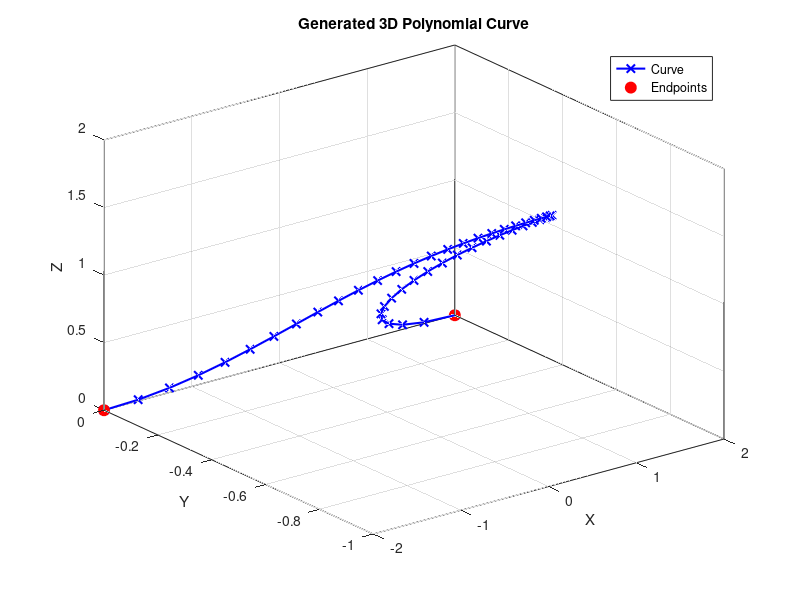
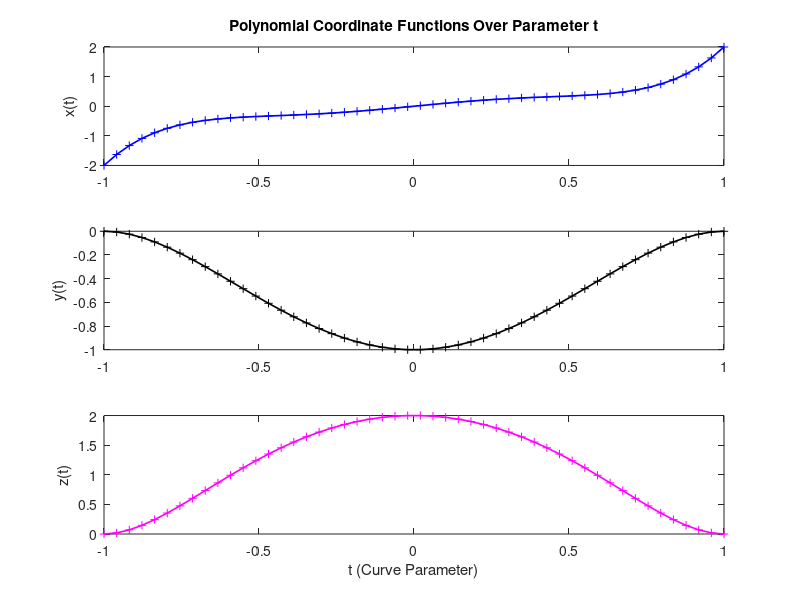

Write the MATLAB code that produced these figures, in order.
function [xt, yt, zt] = get_curve3D_exact(t, fig_flag)
% 
%  [xt, yt, zt] = get_curve3D_exact(t, fig_flag);
% 
%   Generates a smooth 3D curve using polynomial functions.
%
%   Inputs:
%   - t: vector of n points within [-1,1] (curve parameter)
%   - fig_flag: boolean (1 to enable visualization, 0 to disable)
%
%   Outputs:
%   - xt: x-coordinate values on the curve (Polynomial)
%   - yt: y-coordinate values on the curve (Polynomial)
%   - zt: z-coordinate values on the curve (Polynomial)

%% Handle Missing Inputs
if nargin < 1  % If t is not provided, generate default values
    t = linspace(-1, 1, 50);  % Default range: 50 points in [-1,1]
end
if nargin < 2  % If fig_flag is not provided, default to no visualization
    fig_flag = 1;
end

t = t(:);  % Ensure column vector

% Validate input range
if any(t < -1) || any(t > 1)
    error('Parameter t must be within the range [-1,1].');
end

% **Replace previous non-polynomial functions with polynomial approximations**
% New Polynomial Representations to Avoid Runge's Phenomenon
xt = 3*t.^5 - 2*t.^3 + t;  % 5th-degree polynomial
yt = -t.^4 + 2*t.^2 - 1;   % 4th-degree polynomial
zt = t.^6 - 3*t.^2 + 2;    % 6th-degree polynomial

%% Visualization
if fig_flag 
    figure('Name', '3D Polynomial Curve');
    plot3(xt, yt, zt, 'bx-', 'LineWidth', 1.5, 'MarkerSize', 6);
    hold on;
    subidx = [1, length(t)];
    plot3(xt(subidx), yt(subidx), zt(subidx), 'ro', 'MarkerFaceColor', 'r', 'MarkerSize', 8);
    hold off;
    
    % Beautify plot
    grid on; box on;
    xlabel('X'); ylabel('Y'); zlabel('Z');
    title('Generated 3D Polynomial Curve');
    legend({'Curve', 'Endpoints'}, 'Location', 'best');
    view(3); % Ensure a 3D perspective
    
    % Plot coordinate functions
    figure('Name', 'Coordinate Components (Polynomial)');
    
    subplot(3,1,1);
    plot(t, xt, 'b-', 'LineWidth', 1.2);
    hold on;
    plot(t, xt, 'b+', 'MarkerSize', 6);
    hold off;
    ylabel('x(t)');
    title('Polynomial Coordinate Functions Over Parameter t');
    
    subplot(3,1,2);
    plot(t, yt, 'k-', 'LineWidth', 1.2);
    hold on;
    plot(t, yt, 'k+', 'MarkerSize', 6);
    hold off;
    ylabel('y(t)');
    
    subplot(3,1,3);
    plot(t, zt, 'm-', 'LineWidth', 1.2);
    hold on;
    plot(t, zt, 'm+', 'MarkerSize', 6);
    hold off;
    ylabel('z(t)');
    xlabel('t (Curve Parameter)');
end

return 

%% Programmer
%  Xiaobai Sun
